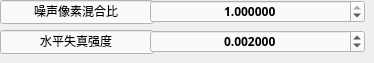
     <widget class="QWidget" name="tab_12">
      <attribute name="title">
       <string>水平线失真</string>
      </attribute>
      <widget class="QLineEdit" name="lineEdit_48">
       <property name="geometry">
        <rect>
         <x>0</x>
         <y>0</y>
         <width>154</width>
         <height>24</height>
        </rect>
       </property>
       <property name="font">
        <font>
         <family>等线</family>
         <weight>50</weight>
         <bold>false</bold>
        </font>
       </property>
       <property name="styleSheet">
        <string notr="true">background-color: rgb(250, 250, 250);</string>
       </property>
       <property name="text">
        <string>噪声像素混合比</string>
       </property>
       <property name="alignment">
        <set>Qt::AlignCenter</set>
       </property>
       <property name="readOnly">
        <bool>true</bool>
       </property>
      </widget>
      <widget class="QDoubleSpinBox" name="default_horz_distortion_contrib_SpinBox">
       <property name="geometry">
        <rect>
         <x>150</x>
         <y>0</y>
         <width>215</width>
         <height>23</height>
        </rect>
       </property>
       <property name="font">
        <font>
         <family>Adobe 繁黑體 Std B</family>
         <weight>75</weight>
         <bold>true</bold>
        </font>
       </property>
       <property name="styleSheet">
        <string notr="true">background-color: rgb(250, 250, 250);</string>
       </property>
       <property name="alignment">
        <set>Qt::AlignCenter</set>
       </property>
       <property name="decimals">
        <number>6</number>
       </property>
       <property name="maximum">
        <double>1.000000000000000</double>
       </property>
       <property name="singleStep">
        <double>0.010000000000000</double>
       </property>
       <property name="value">
        <double>1.000000000000000</double>
       </property>
      </widget>
      <widget class="QLineEdit" name="lineEdit_49">
       <property name="geometry">
        <rect>
         <x>0</x>
         <y>30</y>
         <width>154</width>
         <height>24</height>
        </rect>
       </property>
       <property name="font">
        <font>
         <family>等线</family>
         <weight>50</weight>
         <bold>false</bold>
        </font>
       </property>
       <property name="styleSheet">
        <string notr="true">background-color: rgb(250, 250, 250);</string>
       </property>
       <property name="text">
        <string>水平失真强度</string>
       </property>
       <property name="alignment">
        <set>Qt::AlignCenter</set>
       </property>
       <property name="readOnly">
        <bool>true</bool>
       </property>
      </widget>
      <widget class="QDoubleSpinBox" name="default_horz_distortion_strength_SpinBox">
       <property name="geometry">
        <rect>
         <x>150</x>
         <y>30</y>
         <width>215</width>
         <height>23</height>
        </rect>
       </property>
       <property name="font">
        <font>
         <family>Adobe 繁黑體 Std B</family>
         <weight>75</weight>
         <bold>true</bold>
        </font>
       </property>
       <property name="styleSheet">
        <string notr="true">background-color: rgb(250, 250, 250);</string>
       </property>
       <property name="alignment">
        <set>Qt::AlignCenter</set>
       </property>
       <property name="decimals">
        <number>6</number>
       </property>
       <property name="maximum">
        <double>1.000000000000000</double>
       </property>
       <property name="singleStep">
        <double>0.001000000000000</double>
       </property>
       <property name="value">
        <double>0.002000000000000</double>
       </property>
      </widget>
     </widget>
